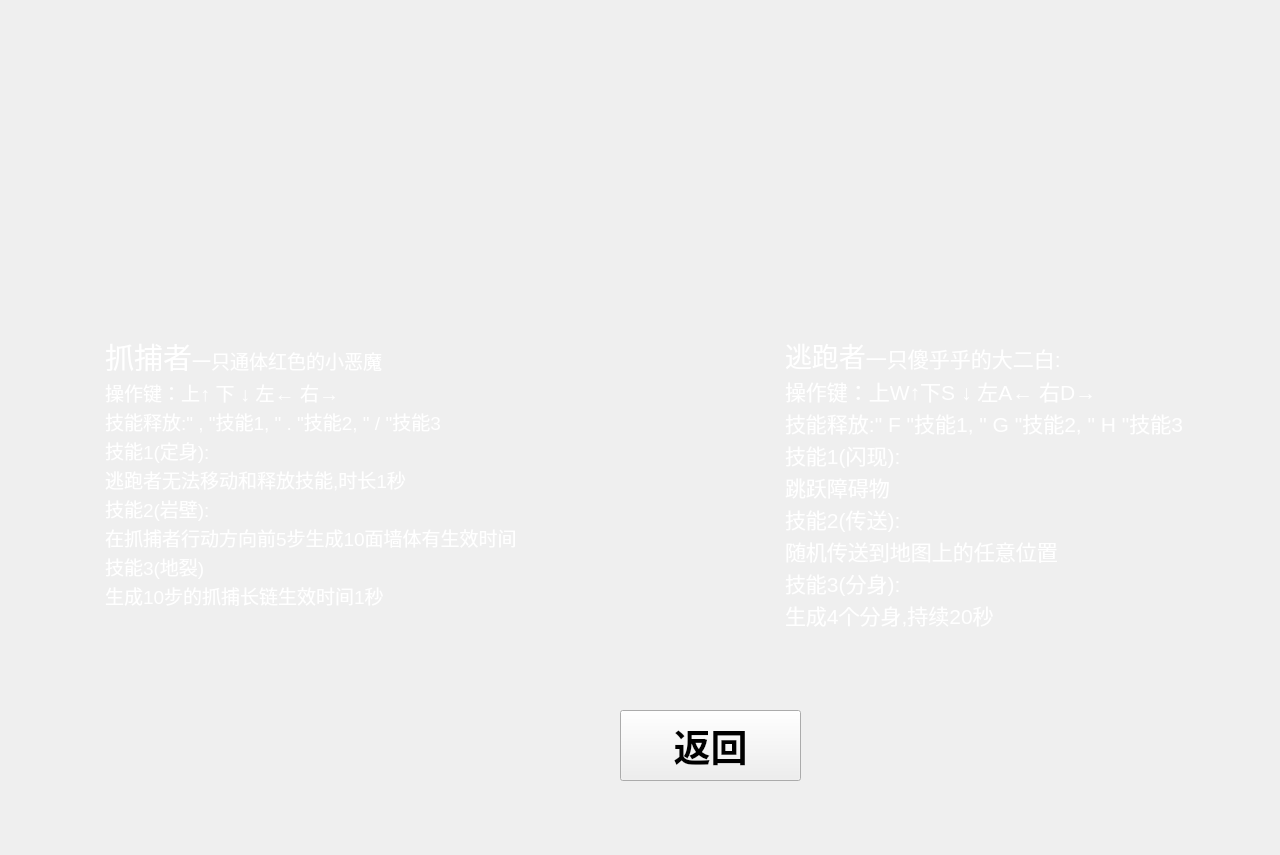
<?xml version="1.0" encoding="UTF-8"?>
<ui version="4.0">
 <class>Introduction</class>
 <widget class="QWidget" name="Introduction">
  <property name="geometry">
   <rect>
    <x>0</x>
    <y>0</y>
    <width>1280</width>
    <height>855</height>
   </rect>
  </property>
  <property name="windowTitle">
   <string>Form</string>
  </property>
  <property name="styleSheet">
   <string notr="true">background-image: url(:/sourse/stack_1.jpg);</string>
  </property>
  <widget class="QPushButton" name="pushButton">
   <property name="geometry">
    <rect>
     <x>620</x>
     <y>710</y>
     <width>181</width>
     <height>71</height>
    </rect>
   </property>
   <property name="font">
    <font>
     <family>Adobe Caslon Pro Bold</family>
     <pointsize>28</pointsize>
     <weight>75</weight>
     <bold>true</bold>
    </font>
   </property>
   <property name="text">
    <string>返回</string>
   </property>
  </widget>
  <widget class="QFrame" name="frame">
   <property name="geometry">
    <rect>
     <x>250</x>
     <y>60</y>
     <width>271</width>
     <height>251</height>
    </rect>
   </property>
   <property name="styleSheet">
    <string notr="true">image: url(:/sourse/monster.jpg);
background: transparent;</string>
   </property>
   <property name="frameShape">
    <enum>QFrame::StyledPanel</enum>
   </property>
   <property name="frameShadow">
    <enum>QFrame::Raised</enum>
   </property>
  </widget>
  <widget class="QLabel" name="label">
   <property name="geometry">
    <rect>
     <x>930</x>
     <y>60</y>
     <width>231</width>
     <height>241</height>
    </rect>
   </property>
   <property name="styleSheet">
    <string notr="true">border-image: url(:/sourse/runner.gif);</string>
   </property>
   <property name="text">
    <string/>
   </property>
  </widget>
  <widget class="QTextBrowser" name="textBrowser">
   <property name="geometry">
    <rect>
     <x>100</x>
     <y>330</y>
     <width>541</width>
     <height>351</height>
    </rect>
   </property>
   <property name="styleSheet">
    <string notr="true">font: 75 9pt &quot;Adobe Gothic Std B&quot;;
font: 9pt &quot;Bahnschrift&quot;;
color: rgb(255, 255, 255);
background: transparent;</string>
   </property>
   <property name="html">
    <string>&lt;!DOCTYPE HTML PUBLIC &quot;-//W3C//DTD HTML 4.0//EN&quot; &quot;http://www.w3.org/TR/REC-html40/strict.dtd&quot;&gt;
&lt;html&gt;&lt;head&gt;&lt;meta name=&quot;qrichtext&quot; content=&quot;1&quot; /&gt;&lt;style type=&quot;text/css&quot;&gt;
p, li { white-space: pre-wrap; }
&lt;/style&gt;&lt;/head&gt;&lt;body style=&quot; font-family:'Bahnschrift'; font-size:9pt; font-weight:400; font-style:normal;&quot;&gt;
&lt;p style=&quot; margin-top:0px; margin-bottom:0px; margin-left:0px; margin-right:0px; -qt-block-indent:0; text-indent:0px;&quot;&gt;&lt;span style=&quot; font-size:22pt;&quot;&gt;抓捕者&lt;/span&gt;&lt;span style=&quot; font-size:14pt;&quot;&gt;一只通体红色的小恶魔  		&lt;/span&gt;&lt;/p&gt;
&lt;p style=&quot; margin-top:0px; margin-bottom:0px; margin-left:0px; margin-right:0px; -qt-block-indent:0; text-indent:0px;&quot;&gt;&lt;span style=&quot; font-size:14pt;&quot;&gt;操作键：上&lt;/span&gt;&lt;span style=&quot; font-family:'Verdana,Arial,Tahoma'; font-size:20px; color:#ffffff; background-color:transparent;&quot;&gt;↑ &lt;/span&gt;&lt;span style=&quot; font-size:14pt;&quot;&gt;下&lt;/span&gt;&lt;span style=&quot; font-family:'Verdana,Arial,Tahoma'; font-size:20px; color:#222222; background-color:transparent;&quot;&gt; &lt;/span&gt;&lt;span style=&quot; font-family:'Verdana,Arial,Tahoma'; font-size:20px; color:#ffffff; background-color:transparent;&quot;&gt;↓&lt;/span&gt;&lt;span style=&quot; font-family:'Verdana,Arial,Tahoma'; font-size:20px; color:#222222; background-color:transparent;&quot;&gt; &lt;/span&gt;&lt;span style=&quot; font-size:14pt;&quot;&gt;左&lt;/span&gt;&lt;span style=&quot; font-family:'Verdana,Arial,Tahoma'; font-size:20px; color:#ffffff; background-color:transparent;&quot;&gt;← &lt;/span&gt;&lt;span style=&quot; font-size:14pt;&quot;&gt;右&lt;/span&gt;&lt;span style=&quot; font-family:'Verdana,Arial,Tahoma'; font-size:20px; color:#ffffff; background-color:transparent;&quot;&gt;→&lt;/span&gt;&lt;/p&gt;
&lt;p style=&quot; margin-top:0px; margin-bottom:0px; margin-left:0px; margin-right:0px; -qt-block-indent:0; text-indent:0px;&quot;&gt;&lt;span style=&quot; font-size:14pt;&quot;&gt;技能释放:&amp;quot; , &amp;quot;技能1, &amp;quot; . &amp;quot;技能2, &amp;quot; / &amp;quot;技能3&lt;/span&gt;&lt;/p&gt;
&lt;p style=&quot; margin-top:0px; margin-bottom:0px; margin-left:0px; margin-right:0px; -qt-block-indent:0; text-indent:0px;&quot;&gt;&lt;span style=&quot; font-size:14pt;&quot;&gt;技能1(定身):&lt;/span&gt;&lt;/p&gt;
&lt;p style=&quot; margin-top:0px; margin-bottom:0px; margin-left:0px; margin-right:0px; -qt-block-indent:0; text-indent:0px;&quot;&gt;&lt;span style=&quot; font-size:14pt;&quot;&gt;逃跑者无法移动和释放技能,时长1秒&lt;/span&gt;&lt;/p&gt;
&lt;p style=&quot; margin-top:0px; margin-bottom:0px; margin-left:0px; margin-right:0px; -qt-block-indent:0; text-indent:0px;&quot;&gt;&lt;span style=&quot; font-size:14pt;&quot;&gt;技能2(岩壁):&lt;/span&gt;&lt;/p&gt;
&lt;p style=&quot; margin-top:0px; margin-bottom:0px; margin-left:0px; margin-right:0px; -qt-block-indent:0; text-indent:0px;&quot;&gt;&lt;span style=&quot; font-size:14pt;&quot;&gt;在抓捕者行动方向前5步生成10面墙体有生效时间&lt;/span&gt;&lt;/p&gt;
&lt;p style=&quot; margin-top:0px; margin-bottom:0px; margin-left:0px; margin-right:0px; -qt-block-indent:0; text-indent:0px;&quot;&gt;&lt;span style=&quot; font-size:14pt;&quot;&gt;技能3(地裂)&lt;/span&gt;&lt;/p&gt;
&lt;p style=&quot; margin-top:0px; margin-bottom:0px; margin-left:0px; margin-right:0px; -qt-block-indent:0; text-indent:0px;&quot;&gt;&lt;span style=&quot; font-size:14pt;&quot;&gt;生成10步的抓捕长链生效时间1秒&lt;/span&gt;&lt;/p&gt;
&lt;p style=&quot;-qt-paragraph-type:empty; margin-top:0px; margin-bottom:0px; margin-left:0px; margin-right:0px; -qt-block-indent:0; text-indent:0px; font-size:14pt;&quot;&gt;&lt;br /&gt;&lt;/p&gt;&lt;/body&gt;&lt;/html&gt;</string>
   </property>
  </widget>
  <widget class="QTextBrowser" name="textBrowser_2">
   <property name="geometry">
    <rect>
     <x>780</x>
     <y>330</y>
     <width>531</width>
     <height>351</height>
    </rect>
   </property>
   <property name="styleSheet">
    <string notr="true">font: 75 9pt &quot;Adobe Gothic Std B&quot;;
font: 9pt &quot;Bahnschrift&quot;;
color: rgb(255, 255, 255);
background: transparent;</string>
   </property>
   <property name="html">
    <string>&lt;!DOCTYPE HTML PUBLIC &quot;-//W3C//DTD HTML 4.0//EN&quot; &quot;http://www.w3.org/TR/REC-html40/strict.dtd&quot;&gt;
&lt;html&gt;&lt;head&gt;&lt;meta name=&quot;qrichtext&quot; content=&quot;1&quot; /&gt;&lt;style type=&quot;text/css&quot;&gt;
p, li { white-space: pre-wrap; }
&lt;/style&gt;&lt;/head&gt;&lt;body style=&quot; font-family:'Bahnschrift'; font-size:9pt; font-weight:400; font-style:normal;&quot;&gt;
&lt;p style=&quot; margin-top:0px; margin-bottom:0px; margin-left:0px; margin-right:0px; -qt-block-indent:0; text-indent:0px;&quot;&gt;&lt;span style=&quot; font-family:'SimSun'; font-size:20pt;&quot;&gt;逃跑者&lt;/span&gt;&lt;span style=&quot; font-family:'SimSun'; font-size:16pt;&quot;&gt;一只傻乎乎的大二白:&lt;/span&gt;&lt;/p&gt;
&lt;p style=&quot; margin-top:0px; margin-bottom:0px; margin-left:0px; margin-right:0px; -qt-block-indent:0; text-indent:0px;&quot;&gt;&lt;span style=&quot; font-family:'SimSun'; font-size:16pt;&quot;&gt;操作键：上W↑下S ↓ 左A← 右D→&lt;/span&gt;&lt;/p&gt;
&lt;p style=&quot; margin-top:0px; margin-bottom:0px; margin-left:0px; margin-right:0px; -qt-block-indent:0; text-indent:0px;&quot;&gt;&lt;span style=&quot; font-family:'SimSun'; font-size:16pt;&quot;&gt;技能释放:&amp;quot; F &amp;quot;技能1, &amp;quot; G &amp;quot;技能2, &amp;quot; H &amp;quot;技能3&lt;/span&gt;&lt;/p&gt;
&lt;p style=&quot; margin-top:0px; margin-bottom:0px; margin-left:0px; margin-right:0px; -qt-block-indent:0; text-indent:0px;&quot;&gt;&lt;span style=&quot; font-family:'SimSun'; font-size:16pt;&quot;&gt;技能1(闪现):&lt;/span&gt;&lt;/p&gt;
&lt;p style=&quot; margin-top:0px; margin-bottom:0px; margin-left:0px; margin-right:0px; -qt-block-indent:0; text-indent:0px;&quot;&gt;&lt;span style=&quot; font-family:'SimSun'; font-size:16pt;&quot;&gt;跳跃障碍物&lt;/span&gt;&lt;/p&gt;
&lt;p style=&quot; margin-top:0px; margin-bottom:0px; margin-left:0px; margin-right:0px; -qt-block-indent:0; text-indent:0px;&quot;&gt;&lt;span style=&quot; font-family:'SimSun'; font-size:16pt;&quot;&gt;技能2(传送):&lt;/span&gt;&lt;/p&gt;
&lt;p style=&quot; margin-top:0px; margin-bottom:0px; margin-left:0px; margin-right:0px; -qt-block-indent:0; text-indent:0px;&quot;&gt;&lt;span style=&quot; font-family:'SimSun'; font-size:16pt;&quot;&gt;随机传送到地图上的任意位置&lt;/span&gt;&lt;/p&gt;
&lt;p style=&quot; margin-top:0px; margin-bottom:0px; margin-left:0px; margin-right:0px; -qt-block-indent:0; text-indent:0px;&quot;&gt;&lt;span style=&quot; font-family:'SimSun'; font-size:16pt;&quot;&gt;技能3(分身):&lt;/span&gt;&lt;/p&gt;
&lt;p style=&quot; margin-top:0px; margin-bottom:0px; margin-left:0px; margin-right:0px; -qt-block-indent:0; text-indent:0px;&quot;&gt;&lt;span style=&quot; font-family:'SimSun'; font-size:16pt;&quot;&gt;生成4个分身,持续20秒&lt;/span&gt;&lt;/p&gt;&lt;/body&gt;&lt;/html&gt;</string>
   </property>
  </widget>
 </widget>
 <resources/>
 <connections/>
</ui>
